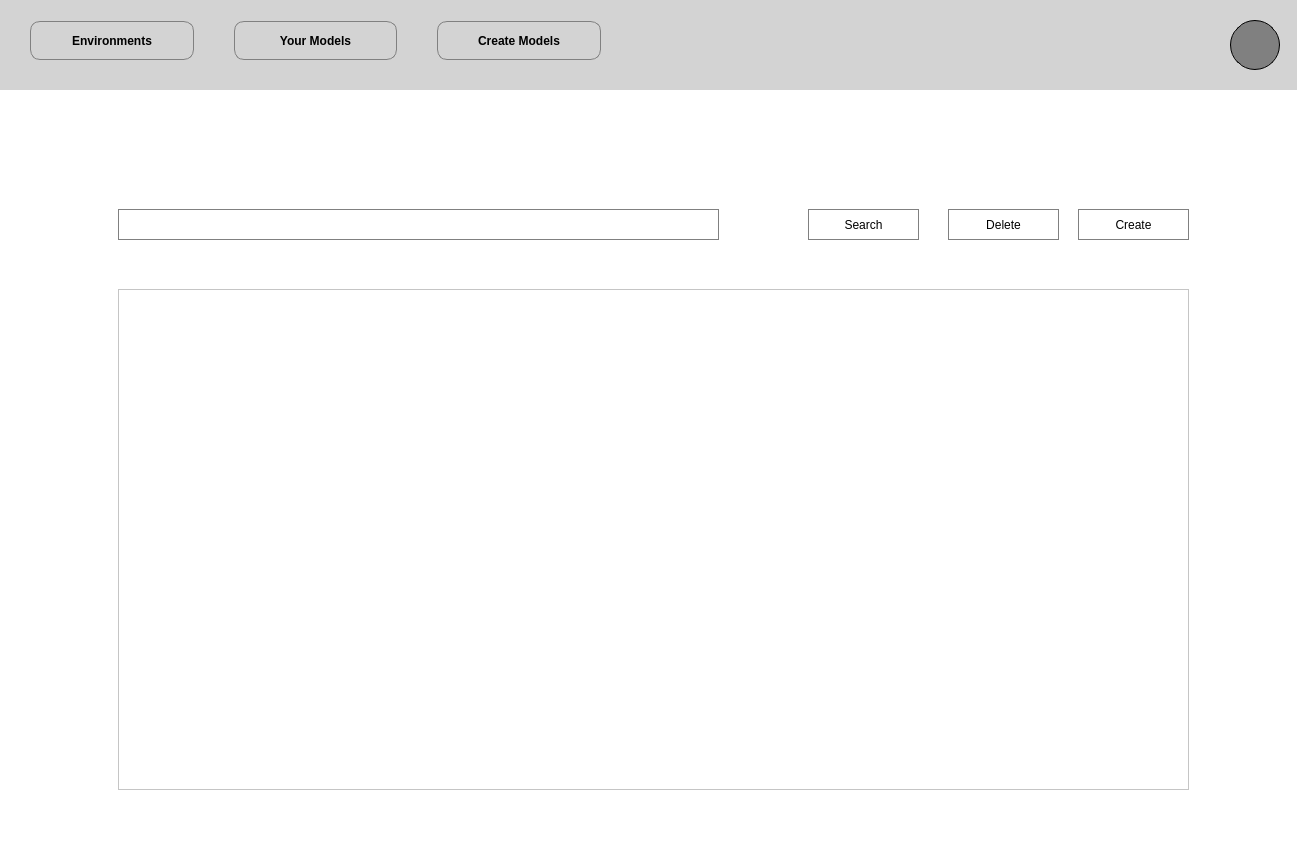
<?xml version="1.0" encoding="UTF-8"?>
<ui version="4.0">
 <class>MainWindow</class>
 <widget class="QMainWindow" name="MainWindow">
  <property name="geometry">
   <rect>
    <x>0</x>
    <y>0</y>
    <width>1297</width>
    <height>847</height>
   </rect>
  </property>
  <property name="windowTitle">
   <string>MainWindow</string>
  </property>
  <widget class="QWidget" name="centralwidget">
   <widget class="QWidget" name="navbar" native="true">
    <property name="geometry">
     <rect>
      <x>0</x>
      <y>0</y>
      <width>1301</width>
      <height>91</height>
     </rect>
    </property>
    <widget class="QLabel" name="navbar_background">
     <property name="geometry">
      <rect>
       <x>-10</x>
       <y>-10</y>
       <width>1321</width>
       <height>101</height>
      </rect>
     </property>
     <property name="styleSheet">
      <string notr="true">background: lightgrey;
border: 1px solid grey;</string>
     </property>
     <property name="text">
      <string/>
     </property>
    </widget>
    <widget class="QLabel" name="navbar_profile">
     <property name="geometry">
      <rect>
       <x>1230</x>
       <y>20</y>
       <width>50</width>
       <height>50</height>
      </rect>
     </property>
     <property name="styleSheet">
      <string notr="true">background: grey;
border-radius: 25px;
border: 1px solid black;</string>
     </property>
     <property name="text">
      <string/>
     </property>
    </widget>
    <widget class="QWidget" name="horizontalLayoutWidget">
     <property name="geometry">
      <rect>
       <x>30</x>
       <y>20</y>
       <width>571</width>
       <height>41</height>
      </rect>
     </property>
     <layout class="QHBoxLayout" name="horizontalLayout">
      <property name="spacing">
       <number>40</number>
      </property>
      <property name="leftMargin">
       <number>0</number>
      </property>
      <property name="rightMargin">
       <number>0</number>
      </property>
      <item>
       <widget class="QPushButton" name="nav_env">
        <property name="styleSheet">
         <string notr="true">border: 1px solid grey;
border-radius: 10px;
text-align: center;
font-weight: bold; height: auto;</string>
        </property>
        <property name="text">
         <string>Environments</string>
        </property>
       </widget>
      </item>
      <item>
       <widget class="QPushButton" name="nav_model_list">
        <property name="styleSheet">
         <string notr="true">border: 1px solid grey;
border-radius: 10px;
text-align: center;
font-weight: bold; height: auto;</string>
        </property>
        <property name="text">
         <string>Your Models</string>
        </property>
       </widget>
      </item>
      <item>
       <widget class="QPushButton" name="nav_model_create">
        <property name="styleSheet">
         <string notr="true">border: 1px solid grey;
border-radius: 10px;
text-align: center;
font-weight: bold; height: auto;</string>
        </property>
        <property name="text">
         <string>Create Models</string>
        </property>
       </widget>
      </item>
     </layout>
    </widget>
   </widget>
   <widget class="QWidget" name="loading" native="true">
    <property name="enabled">
     <bool>false</bool>
    </property>
    <property name="geometry">
     <rect>
      <x>0</x>
      <y>0</y>
      <width>1311</width>
      <height>851</height>
     </rect>
    </property>
    <widget class="QLabel" name="logo_cont">
     <property name="geometry">
      <rect>
       <x>0</x>
       <y>-10</y>
       <width>1311</width>
       <height>861</height>
      </rect>
     </property>
     <property name="styleSheet">
      <string notr="true">background: white</string>
     </property>
     <property name="text">
      <string/>
     </property>
    </widget>
   </widget>
   <widget class="QWidget" name="content_window" native="true">
    <property name="geometry">
     <rect>
      <x>-1</x>
      <y>90</y>
      <width>1301</width>
      <height>761</height>
     </rect>
    </property>
    <widget class="QWidget" name="env_window" native="true">
     <property name="enabled">
      <bool>false</bool>
     </property>
     <property name="geometry">
      <rect>
       <x>0</x>
       <y>0</y>
       <width>1301</width>
       <height>761</height>
      </rect>
     </property>
     <property name="styleSheet">
      <string notr="true">background: white;</string>
     </property>
     <widget class="QScrollArea" name="scrollArea">
      <property name="geometry">
       <rect>
        <x>40</x>
        <y>40</y>
        <width>1221</width>
        <height>581</height>
       </rect>
      </property>
      <property name="widgetResizable">
       <bool>true</bool>
      </property>
      <widget class="QWidget" name="scrollAreaWidgetContents">
       <property name="geometry">
        <rect>
         <x>0</x>
         <y>0</y>
         <width>1219</width>
         <height>579</height>
        </rect>
       </property>
       <widget class="QWidget" name="gridLayoutWidget">
        <property name="geometry">
         <rect>
          <x>0</x>
          <y>0</y>
          <width>1221</width>
          <height>581</height>
         </rect>
        </property>
        <layout class="QGridLayout" name="gridLayout">
         <property name="leftMargin">
          <number>0</number>
         </property>
         <item row="1" column="2">
          <widget class="QLabel" name="env6">
           <property name="styleSheet">
            <string notr="true">margin: 10px;
background: lightgrey;
border-radius: 30px;</string>
           </property>
           <property name="text">
            <string/>
           </property>
          </widget>
         </item>
         <item row="1" column="1">
          <widget class="QLabel" name="env5">
           <property name="styleSheet">
            <string notr="true">margin: 10px;
background: lightgrey;
border-radius: 30px;</string>
           </property>
           <property name="text">
            <string/>
           </property>
          </widget>
         </item>
         <item row="0" column="1">
          <widget class="QLabel" name="env2">
           <property name="styleSheet">
            <string notr="true">margin: 10px;
background: lightgrey;
border-radius: 30px;</string>
           </property>
           <property name="text">
            <string/>
           </property>
          </widget>
         </item>
         <item row="0" column="0">
          <widget class="QLabel" name="env1">
           <property name="styleSheet">
            <string notr="true">margin: 10px;
background: lightgrey;
border-radius: 30px;</string>
           </property>
           <property name="text">
            <string/>
           </property>
          </widget>
         </item>
         <item row="1" column="0">
          <widget class="QLabel" name="env4">
           <property name="styleSheet">
            <string notr="true">margin: 10px;
background: lightgrey;
border-radius: 30px;</string>
           </property>
           <property name="text">
            <string/>
           </property>
          </widget>
         </item>
         <item row="0" column="2">
          <widget class="QLabel" name="env3">
           <property name="styleSheet">
            <string notr="true">margin: 10px;
background: lightgrey;
border-radius: 30px;</string>
           </property>
           <property name="text">
            <string/>
           </property>
          </widget>
         </item>
         <item row="2" column="0">
          <widget class="QLabel" name="env7">
           <property name="styleSheet">
            <string notr="true">margin: 10px;
background: lightgrey;
border-radius: 30px;</string>
           </property>
           <property name="text">
            <string/>
           </property>
          </widget>
         </item>
         <item row="2" column="1">
          <widget class="QLabel" name="env8">
           <property name="styleSheet">
            <string notr="true">margin: 10px;
background: lightgrey;
border-radius: 30px;</string>
           </property>
           <property name="text">
            <string/>
           </property>
          </widget>
         </item>
         <item row="2" column="2">
          <widget class="QLabel" name="env9">
           <property name="styleSheet">
            <string notr="true">margin: 10px;
background: lightgrey;
border-radius: 30px;</string>
           </property>
           <property name="text">
            <string/>
           </property>
          </widget>
         </item>
        </layout>
       </widget>
      </widget>
     </widget>
    </widget>
    <widget class="QWidget" name="model_list_window" native="true">
     <property name="geometry">
      <rect>
       <x>-1</x>
       <y>-1</y>
       <width>1301</width>
       <height>761</height>
      </rect>
     </property>
     <property name="styleSheet">
      <string notr="true">background: white;</string>
     </property>
     <widget class="QLineEdit" name="searchbar">
      <property name="geometry">
       <rect>
        <x>120</x>
        <y>120</y>
        <width>601</width>
        <height>31</height>
       </rect>
      </property>
      <property name="styleSheet">
       <string notr="true">border: 1px solid grey; border-radius: 20px;</string>
      </property>
     </widget>
     <widget class="QPushButton" name="create_model_button">
      <property name="geometry">
       <rect>
        <x>1080</x>
        <y>120</y>
        <width>111</width>
        <height>31</height>
       </rect>
      </property>
      <property name="styleSheet">
       <string notr="true">border: 1px solid grey;
border-radius: 20px;
cursor: pointer;</string>
      </property>
      <property name="text">
       <string>Create</string>
      </property>
     </widget>
     <widget class="QPushButton" name="delete_model_button">
      <property name="geometry">
       <rect>
        <x>950</x>
        <y>120</y>
        <width>111</width>
        <height>31</height>
       </rect>
      </property>
      <property name="styleSheet">
       <string notr="true">border: 1px solid grey;
border-radius: 20px;
cursor: pointer;</string>
      </property>
      <property name="text">
       <string>Delete</string>
      </property>
     </widget>
     <widget class="QPushButton" name="search_model_button">
      <property name="geometry">
       <rect>
        <x>810</x>
        <y>120</y>
        <width>111</width>
        <height>31</height>
       </rect>
      </property>
      <property name="styleSheet">
       <string notr="true">border: 1px solid grey;
border-radius: 20px;
cursor: pointer;</string>
      </property>
      <property name="text">
       <string>Search</string>
      </property>
     </widget>
     <widget class="QTableWidget" name="model_list_table">
      <property name="geometry">
       <rect>
        <x>120</x>
        <y>200</y>
        <width>1071</width>
        <height>501</height>
       </rect>
      </property>
     </widget>
    </widget>
    <widget class="QLabel" name="content_background">
     <property name="geometry">
      <rect>
       <x>-6</x>
       <y>5</y>
       <width>1311</width>
       <height>751</height>
      </rect>
     </property>
     <property name="styleSheet">
      <string notr="true">background: white;</string>
     </property>
     <property name="text">
      <string/>
     </property>
    </widget>
    <widget class="QWidget" name="model_creation_window" native="true">
     <property name="geometry">
      <rect>
       <x>-1</x>
       <y>-1</y>
       <width>1301</width>
       <height>761</height>
      </rect>
     </property>
     <property name="styleSheet">
      <string notr="true">background: white;</string>
     </property>
    </widget>
    <zorder>env_window</zorder>
    <zorder>content_background</zorder>
    <zorder>model_creation_window</zorder>
    <zorder>model_list_window</zorder>
   </widget>
   <zorder>loading</zorder>
   <zorder>navbar</zorder>
   <zorder>content_window</zorder>
  </widget>
 </widget>
 <resources/>
 <connections/>
</ui>
